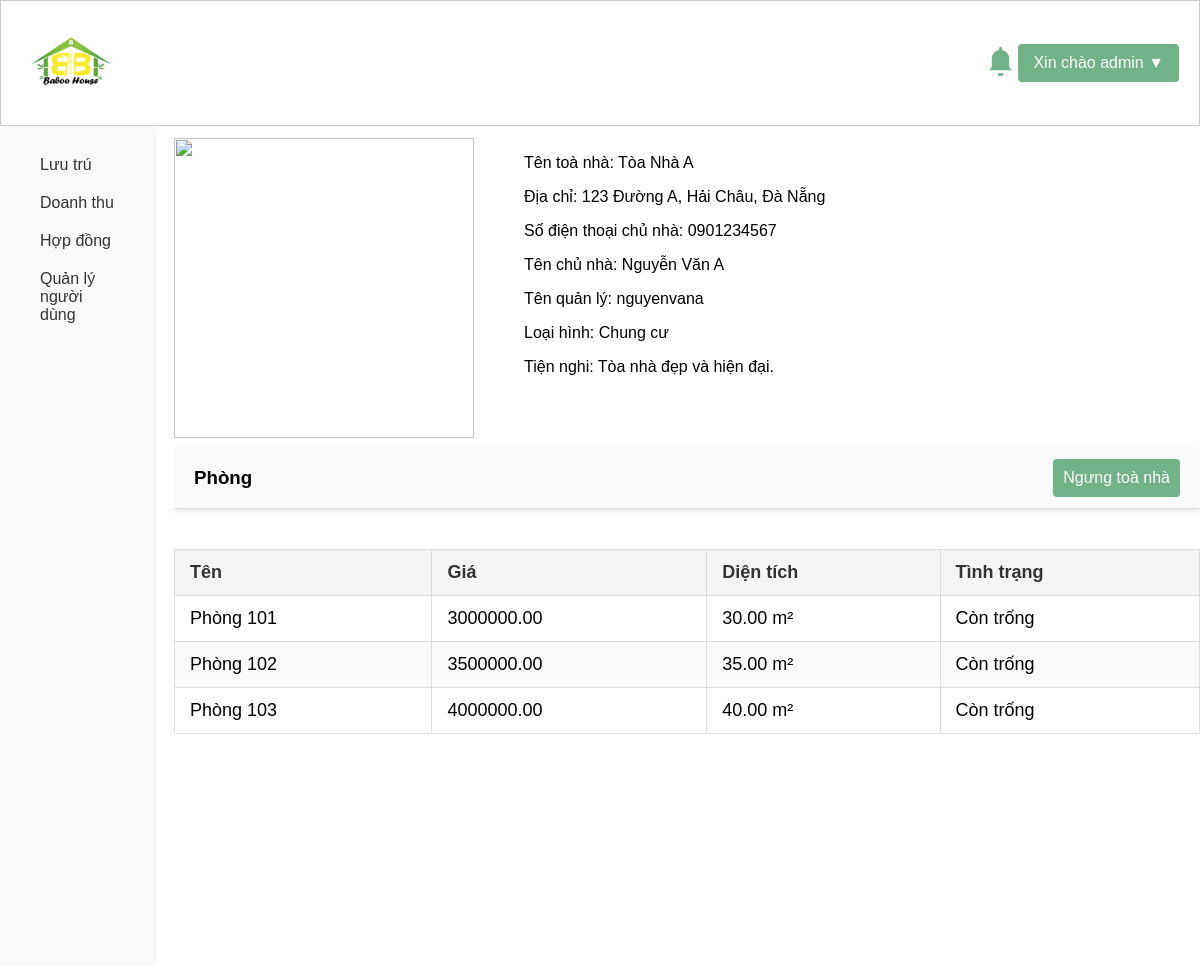
Screenshot of /templates/view_building.php?building_id=1 (signed in) with the database file from the repository.
### tables this page shows
CREATE TABLE `buildings` (
  `building_id` int(11) NOT NULL,
  `user_id` int(11) DEFAULT NULL,
  `name` varchar(255) DEFAULT NULL,
  `street` varchar(255) DEFAULT NULL,
  `district` varchar(255) DEFAULT NULL,
  `city` varchar(255) DEFAULT NULL,
  `rental_price` decimal(10,2) DEFAULT NULL,
  `owner_name` varchar(255) DEFAULT NULL,
  `owner_phone` varchar(50) DEFAULT NULL,
  `building_type` varchar(50) DEFAULT NULL,
  `electricity_price` decimal(10,2) DEFAULT NULL,
  `water_price` decimal(10,2) DEFAULT NULL,
  `description` text DEFAULT NULL,
  `last_modified` datetime DEFAULT NULL,
  `photo_urls` text DEFAULT NULL,
  `approved` tinyint(1) DEFAULT 0
);

CREATE TABLE `users` (
  `user_id` int(11) NOT NULL,
  `name` varchar(255) DEFAULT NULL,
  `address` varchar(255) DEFAULT NULL,
  `hometown` varchar(255) DEFAULT NULL,
  `birthdate` date DEFAULT NULL,
  `phone` varchar(50) DEFAULT NULL,
  `email` varchar(255) DEFAULT NULL,
  `username` varchar(255) DEFAULT NULL,
  `password` varchar(255) DEFAULT NULL,
  `role` varchar(50) DEFAULT NULL,
  `last_access` datetime DEFAULT NULL,
  `photo_urls` text DEFAULT NULL
);

CREATE TABLE `rooms` (
  `room_id` int(11) NOT NULL,
  `building_id` int(11) DEFAULT NULL,
  `room_name` varchar(255) DEFAULT NULL,
  `area` decimal(10,2) DEFAULT NULL,
  `rental_price` decimal(10,2) DEFAULT NULL,
  `room_type` varchar(50) DEFAULT NULL,
  `room_status` varchar(50) DEFAULT NULL,
  `photo_urls` text DEFAULT NULL
);

### admin/getalluser.php (called while the page is built, shortened)
<?php
require '../config/database.php';
function getUsernameById($user_id) {
    global $conn;
    $stmt = $conn->prepare("SELECT username FROM users WHERE user_id = ?");
    $stmt->bind_param("i", $user_id);
    $stmt->execute();
    $result = $stmt->get_result();
    if ($result->num_rows > 0) {
        $row = $result->fetch_assoc();
        return $row['username'];
    }
    return "N/A";
}
?>

### admin/getallroom.php (called while the page is built, shortened)
<?php
require '../config/database.php';
function getAllrooms($building_id) {
    global $conn;
    $sql = "SELECT * FROM rooms WHERE building_id = ?";
    $stmt = $conn->prepare($sql);
    if ($building_id) {
        $stmt->bind_param("i", $building_id);
    }
    $stmt->execute();
    $result = $stmt->get_result();
    return $result;
}
?>

### templates/view_building.php (the view, shortened to what this page needs)
<?php
require '../config/database.php';
require '../admin/getallroom.php';
include '../admin/getalluser.php';
$building_id = $_GET['building_id'];
$sql = "SELECT * FROM buildings WHERE building_id = ?";
$stmt = $conn->prepare($sql);
$stmt->bind_param("i", $building_id);
$stmt->execute();
$result = $stmt->get_result();
$building = $result->fetch_assoc();
$rooms = getAllRooms($building_id);
?>
<!DOCTYPE html>
<html lang="en">
<head>
    <link rel="stylesheet" href="../assets/css/rooms.css">
</head>
<body>
    <?php include '../includes/header.php'; ?>
    <div class="head-container">
        <div class="main-content">
            <div class="building-info-container">
                <img src="">
                <div>
                    <p>Tên toà nhà: <?php echo htmlspecialchars($building['name']); ?></p>
                    <p>Địa chỉ: <?php echo htmlspecialchars($building['street']); ?>, <?php echo htmlspecialchars($building['district']); ?>, <?php echo htmlspecialchars($building['city']); ?></p>
                    <p>Số điện thoại chủ nhà: <?php echo htmlspecialchars($building['owner_phone']); ?></p>
                    <p>Tên chủ nhà: <?php echo htmlspecialchars($building['owner_name']); ?></p>
                    <p>Tên quản lý: <?php echo htmlspecialchars(getUsernameById($building['user_id'])); ?></p>
                    <p>Loại hình: <?php echo htmlspecialchars($building['building_type']); ?></p>
                    <p>Tiện nghi: <?php echo htmlspecialchars($building['description']); ?></p>
                </div>
            </div>
            <div class="manage-head">
                <h3>Phòng</h3>
                <?php if (isset($_SESSION['role']) && $_SESSION['role'] == 'admin'): ?>
                    <?php if ($building['approved']): ?>
                        <form action="../admin/approve_room.php" method="POST">
                            <button type="submit" class="create">Ngưng toà nhà</button>
                        </form>
                    <?php endif; ?>
                <?php endif; ?>
            </div>
            <div style="overflow-x: auto; width: 100%;">
            <table>
                <thead>
                    <tr>
                        <th>Tên</th>
                        <th>Giá</th>
                        <th>Diện tích</th>
                        <th>Tình trạng</th>
                    </tr>
                </thead>
                <tbody>
                <?php if ($rooms->num_rows > 0): ?>
                    <?php foreach ($rooms as $room): ?>
                        <tr onclick="document.getElementById('lightboxview').style.display = 'flex';">
                            <td><?php echo htmlspecialchars($room['room_name']); ?></td>
                            <td><?php echo htmlspecialchars($room['rental_price']); ?></td>
                            <td><?php echo htmlspecialchars($room['area']); ?> m&#178;</td>
                            <td><?php echo htmlspecialchars($room['room_status']); ?></td>
                        </tr>
                    <?php endforeach; ?>
                <?php else: ?>
                    <tr>
                        <td colspan="5">Không tìm thấy phòng</td>
                    </tr>
                <?php endif; ?>
                </tbody>
            </table>
        </div>
        </div>
        <?php include '../includes/sidebar.php'; ?>
    </div>
</body>
</html>

### assets/css/rooms.css (style rules this page uses)
.building-info-container { display: flex; gap: 50px; margin-bottom: 1%; }
.building-info-container img { width: 300px; height: 300px; }

### assets/css/style.css (style rules this page uses)
* { user-select: none; -webkit-user-drag: none; }
body { width: 100%; height: 100%; margin: 0; overflow: hidden; font-family: Arial, sans-serif; }
input[type="checkbox"], input[type="range"], button { cursor: pointer; }
button[type="submit"] { width: 100%; height: fit-content; padding: 10px; background-color: #71b288; border: none; border-radius: 4px; color: #ffffff; font-size: 16px; cursor: pointer; }
.head-container { column-gap: 20px; background-color: #ffffff; width: 100%; display: flex; flex-direction: row-reverse; }
.manage-head { width: auto; display: flex; flex-direction: row; justify-content: space-between; align-items: center; padding: 0px 20px; margin-bottom: 20px; background-color: #f8f9fa; border-bottom: 1px solid #ddd; box-shadow: 0 2px 5px rgba(0, 0, 0, 0.1); }
.main-content { width: 90%; height: 80vh; overflow-y: scroll; margin-top: 1%; }
table { width: 100%; border-collapse: collapse; margin: 20px 0; font-size: 18px; text-align: left; border-collapse: collapse; width: auto; table-layout: auto; }
table th, table td { padding: 12px 15px; border: 1px solid #ddd; }
table th { background-color: #f4f4f4; color: #333; }
table tr:nth-child(even) { background-color: #f9f9f9; }
.create, .delete, .edit { display: inline-block; padding: 10px 20px; font-size: 16px; color: #fff; background-color: #71b288; border: none; border-radius: 5px; cursor: pointer; }
table { border-collapse: collapse; margin: 20px 0; font-size: 18px; text-align: left; border-collapse: collapse; width: 100%; table-layout: auto; }
table tr { cursor: pointer; }

### rows the page displays
buildings: name "Tòa Nhà A", street "123 Đường A", district "Hải Châu", city "Đà Nẵng", owner_phone "0901234567", owner_name "Nguyễn Văn A", user.username "nguyenvana", building_type "Chung cư", description "Tòa nhà đẹp và hiện đại."
rooms: room_name "Phòng 101", rental_price "3000000.00", area "30.00", room_status "Còn trống"
rooms: room_name "Phòng 102", rental_price "3500000.00", area "35.00", room_status "Còn trống"
rooms: room_name "Phòng 103", rental_price "4000000.00", area "40.00", room_status "Còn trống"

### other values shown
$_SESSION['username'] "admin"
